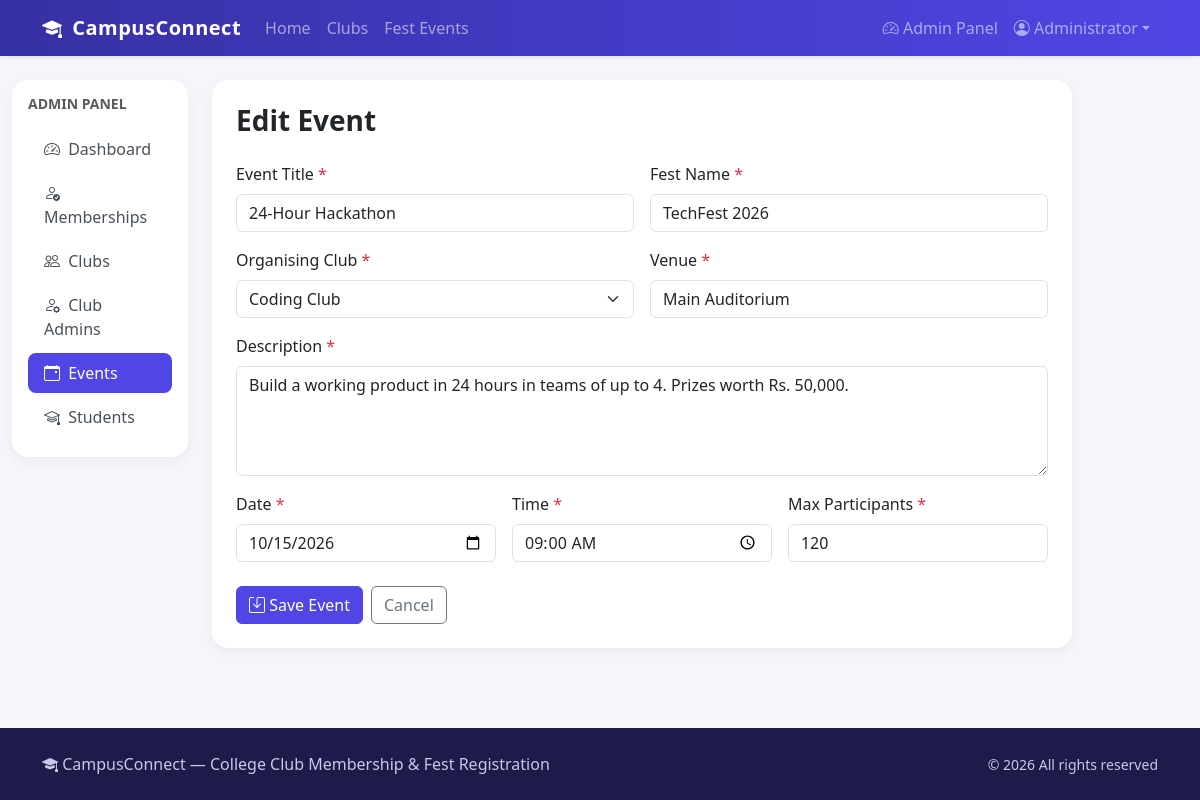
The app's page /admin/events/1/edit (signed in) with its own data.
### tables this page shows
CREATE TABLE "users" (
    id            INTEGER PRIMARY KEY AUTOINCREMENT,
    name          TEXT    NOT NULL,
    email         TEXT    NOT NULL UNIQUE,
    password_hash TEXT    NOT NULL,
    roll_no       TEXT,
    department    TEXT,
    year          TEXT,
    phone         TEXT,
    role          TEXT    NOT NULL DEFAULT 'student' CHECK (role IN ('student', 'admin', 'club_admin')),
    club_id       INTEGER REFERENCES clubs(id) ON DELETE CASCADE,    created_at    TEXT    NOT NULL DEFAULT CURRENT_TIMESTAMP
);

CREATE TABLE events (
    id               INTEGER PRIMARY KEY AUTOINCREMENT,
    title            TEXT    NOT NULL,
    fest_name        TEXT    NOT NULL,
    club_id          INTEGER REFERENCES clubs(id) ON DELETE SET NULL,
    description      TEXT    NOT NULL,
    venue            TEXT    NOT NULL,
    event_date       TEXT    NOT NULL,
    event_time       TEXT    NOT NULL,
    max_participants INTEGER NOT NULL DEFAULT 100,
    created_at       TEXT    NOT NULL DEFAULT CURRENT_TIMESTAMP
);

CREATE TABLE clubs (
    id            INTEGER PRIMARY KEY AUTOINCREMENT,
    name          TEXT    NOT NULL UNIQUE,
    category      TEXT    NOT NULL,
    description   TEXT    NOT NULL,
    coordinator   TEXT,
    contact_email TEXT,
    created_at    TEXT    NOT NULL DEFAULT CURRENT_TIMESTAMP
);

### app.py (the view, shortened to what this page needs)
@app.route("/admin/events/new", methods=["GET", "POST"])
@app.route("/admin/events/<int:event_id>/edit", methods=["GET", "POST"])
@admin_required
def admin_event_form(event_id=None):
    db = get_db()
    event = get_event_or_404(event_id) if event_id else None
    form = dict(event) if event else {}
    clubs_list = db.execute("SELECT id, name FROM clubs ORDER BY name").fetchall()
    fests = [r[0] for r in db.execute("SELECT DISTINCT fest_name FROM events ORDER BY fest_name")]
    return render_template("admin/event_form.html", event=event, form=form, clubs=clubs_list, fests=fests)

### app.py (called while the page is built)
def get_db():
    if "db" not in g:
        g.db = sqlite3.connect(DATABASE)
        g.db.row_factory = sqlite3.Row
        g.db.execute("PRAGMA foreign_keys = ON")
    return g.db

@app.before_request
def load_user():
    user_id = session.get("user_id")
    g.user = None
    g.club = None
    if user_id is not None:
        db = get_db()
        g.user = db.execute("SELECT * FROM users WHERE id = ?", (user_id,)).fetchone()
        if g.user is not None and g.user["role"] == "club_admin":
            g.club = db.execute("SELECT * FROM clubs WHERE id = ?", (g.user["club_id"],)).fetchone()

def current_portal():
    user = g.get("user")
    return "club_admin" if user is not None and user["role"] == "club_admin" else "admin"

@app.context_processor
def inject_globals():
    return {
        "user": g.get("user"),
        "my_club": g.get("club"),
        "portal": current_portal(),
        "category_icons": CATEGORY_ICONS,
        "today": date.today().isoformat(),
    }

def login_required(view):
    @wraps(view)
    def wrapped(*args, **kwargs):
        if g.user is None:
            flash("Please log in to continue.", "warning")
            return redirect(url_for("login", next=request.path))
        return view(*args, **kwargs)
    return wrapped

def admin_required(view):
    @wraps(view)
    @login_required
    def wrapped(*args, **kwargs):
        if g.user["role"] != "admin":
            abort(403)
        return view(*args, **kwargs)
    return wrapped

def get_event_or_404(event_id):
    event = get_db().execute(
        """SELECT e.*, c.name AS club_name,
                  (SELECT COUNT(*) FROM registrations r WHERE r.event_id = e.id) AS reg_count
           FROM events e LEFT JOIN clubs c ON c.id = e.club_id
           WHERE e.id = ?""",
        (event_id,),
    ).fetchone()
    if event is None:
        abort(404)
    return event

### templates/admin/event_form.html (shortened to what this page needs)
{% extends "admin/layout.html" %}
{% set active_section = 'admin_events' %}
{% block admin_content %}
<div class="card hover-card" style="max-width: 860px">
    <div class="card-body p-4">
        <h3 class="fw-bold mb-4">{{ 'Edit Event' if event else 'Add New Event' }}</h3>
        <form method="post" class="needs-validation" novalidate>
            <div class="row g-3">
                <div class="col-md-6">
                    <label for="title" class="form-label">Event Title</label>
                    <input type="text" class="form-control" id="title" name="title" value="{{ form.title }}" minlength="2" required>
                </div>
                <div class="col-md-6">
                    <label for="fest_name" class="form-label">Fest Name</label>
                    <input type="text" class="form-control" id="fest_name" name="fest_name" value="{{ form.fest_name }}" list="festList" placeholder="e.g. TechFest 2026" required>
                </div>
                <div class="col-md-6">
                    <label for="club_id" class="form-label">Organising Club</label>
                    <select class="form-select" id="club_id" name="club_id" required>
                        {% for c in clubs %}
                        <option value="{{ c.id }}" {% if form.club_id|string == c.id|string %}selected{% endif %}>{{ c.name }}</option>
                        {% endfor %}
                    </select>
                </div>
                <div class="col-md-6">
                    <label for="venue" class="form-label">Venue</label>
                    <input type="text" class="form-control" id="venue" name="venue" value="{{ form.venue }}" required>
                </div>
                <div class="col-12">
                    <label for="description" class="form-label">Description</label>
                    <textarea class="form-control" id="description" name="description" rows="4" minlength="10" required>{{ form.description }}</textarea>
                </div>
                <div class="col-md-4">
                    <label for="event_date" class="form-label">Date</label>
                    <input type="date" class="form-control" id="event_date" name="event_date" value="{{ form.event_date }}" required>
                </div>
                <div class="col-md-4">
                    <label for="event_time" class="form-label">Time</label>
                    <input type="time" class="form-control" id="event_time" name="event_time" value="{{ form.event_time }}" required>
                </div>
                <div class="col-md-4">
                    <label for="max_participants" class="form-label">Max Participants</label>
                    <input type="number" class="form-control" id="max_participants" name="max_participants" value="{{ form.max_participants if form.max_participants is defined else 100 }}" min="1" required>
                </div>
            </div>
            <div class="d-flex gap-2 mt-4">
                <button type="submit" class="btn btn-brand"><i class="bi bi-save"></i> Save Event</button>
                <a href="{{ url_for('admin_events') }}" class="btn btn-outline-secondary">Cancel</a>
            </div>
        </form>
    </div>
</div>
{% endblock %}

### templates/base.html (shortened to what this page needs)
<!doctype html>
<html lang="en">
<head>
    <link href="https://cdn.jsdelivr.net/npm/bootstrap@5.3.3/dist/css/bootstrap.min.css" rel="stylesheet">
    <link href="https://cdn.jsdelivr.net/npm/bootstrap-icons@1.11.3/font/bootstrap-icons.min.css" rel="stylesheet">
    <link href="{{ url_for('static', filename='css/style.css') }}" rel="stylesheet">
</head>
<body class="d-flex flex-column min-vh-100">
<nav class="navbar navbar-expand-lg navbar-dark bg-brand shadow-sm sticky-top">
    <div class="container">
        <a class="navbar-brand" href="{{ url_for('index') }}"><i class="bi bi-mortarboard-fill me-1"></i> CampusConnect</a>
        <div class="collapse navbar-collapse" id="mainNav">
            <ul class="navbar-nav me-auto">
                <li class="nav-item"><a class="nav-link {% if request.endpoint == 'index' %}active{% endif %}" href="{{ url_for('index') }}">Home</a></li>
                <li class="nav-item"><a class="nav-link {% if request.endpoint in ['clubs', 'club_detail'] %}active{% endif %}" href="{{ url_for('clubs') }}">Clubs</a></li>
                <li class="nav-item"><a class="nav-link {% if request.endpoint in ['events', 'event_detail'] %}active{% endif %}" href="{{ url_for('events') }}">Fest Events</a></li>
            </ul>
            <ul class="navbar-nav">
                {% if user %}
                    {% if user.role == 'admin' %}
                        <li class="nav-item"><a class="nav-link" href="{{ url_for('admin_dashboard') }}"><i class="bi bi-speedometer2"></i> Admin Panel</a></li>
                    {% elif user.role == 'club_admin' %}
                        <li class="nav-item"><a class="nav-link" href="{{ url_for('club_admin_dashboard') }}"><i class="bi bi-speedometer2"></i> Club Portal</a></li>
                    {% else %}
                        <li class="nav-item"><a class="nav-link" href="{{ url_for('dashboard') }}"><i class="bi bi-grid"></i> My Dashboard</a></li>
                    {% endif %}
                    <li class="nav-item dropdown">
                        <a class="nav-link dropdown-toggle" href="#" data-bs-toggle="dropdown"><i class="bi bi-person-circle"></i> {{ user.name.split()[0] }}</a>
                    </li>
                {% else %}
                    <li class="nav-item"><a class="nav-link" href="{{ url_for('login') }}">Login</a></li>
                    <li class="nav-item"><a class="btn btn-light btn-sm ms-lg-2 mt-1" href="{{ url_for('register') }}">Register</a></li>
                {% endif %}
            </ul>
        </div>
    </div>
</nav>
<main class="flex-grow-1">
    {% block content %}{% endblock %}
</main>
<footer class="py-4 mt-5">
    <div class="container d-flex flex-column flex-md-row justify-content-between align-items-center gap-2">
        <span><i class="bi bi-mortarboard-fill"></i> CampusConnect &mdash; College Club Membership &amp; Fest Registration</span>
        <span class="small">&copy; 2026 All rights reserved</span>
    </div>
</footer>
</body>
</html>

### static/css/style.css (style rules this page uses)
:root { --brand: #4f46e5; --brand-dark: #3730a3; --accent: #ec4899; }
body { background: #f5f6fb; font-family: "Segoe UI", system-ui, -apple-system, sans-serif; }
.navbar-brand { font-weight: 700; letter-spacing: .5px; }
.bg-brand { background: linear-gradient(90deg, var(--brand-dark), var(--brand)); }
.btn-brand { background: var(--brand); border-color: var(--brand); color: #fff; }
.hover-card { border: 0; border-radius: 1rem; transition: transform .2s ease, box-shadow .2s ease; box-shadow: 0 4px 12px rgba(0, 0, 0, .05); }
div:has(> [required]) > .form-label::after, div:has(> .input-group > [required]) > .form-label::after { content: " *"; color: #dc3545; }
footer { background: #1e1b4b; color: #c7c9e8; }

### records on screen
users: name "Administrator"
events: title "24-Hour Hackathon", fest_name "TechFest 2026", club_id "Coding Club", venue "Main Auditorium", description "Build a working product in 24 hours in teams of up to 4. Prizes worth Rs. 50,000.", event_date "10/15/2026", event_time "09:00", max_participants "120"

### other values on screen
{{ label }} "Dashboard" "Memberships" "Clubs" "Club Admins" "Events" "Students"
{{ 'Edit Event' if event else 'Add New Event' }} "Edit Event"
